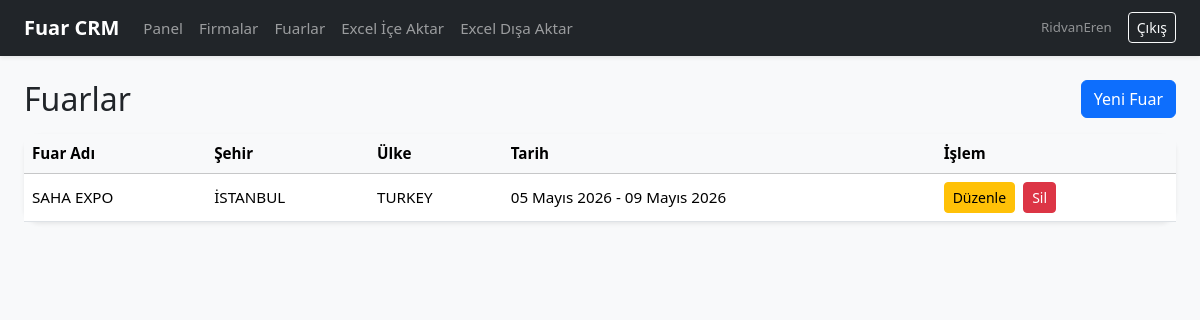
The page /fairs/ (signed in) on the database its author committed.
### crm/models.py (models this page shows, shortened)
class Fair(models.Model):
    name = models.CharField(max_length=255)
    city = models.CharField(max_length=100, blank=True)
    country = models.CharField(max_length=100, blank=True)
    start_date = models.DateField(null=True, blank=True)
    end_date = models.DateField(null=True, blank=True)
    organizer = models.CharField(max_length=255, blank=True)
    description = models.TextField(blank=True)
    class Meta:
        ordering = ['-start_date', 'name']

### crm/views.py (the view)
# urls.py: path('fairs/', FairListView.as_view(), name='fair_list'),
class FairListView(LoginRequiredMixin, ListView):
    model = Fair
    template_name = 'crm/fair_list.html'
    context_object_name = 'fairs'

### crm/templates/crm/fair_list.html
{% extends 'crm/base.html' %}
{% block content %}
<div class="d-flex justify-content-between align-items-center mb-3">
    <h2 class="mb-0">Fuarlar</h2>
    <a href="{% url 'fair_add' %}" class="btn btn-primary">Yeni Fuar</a>
</div>
<div class="card border-0 shadow-sm">
    <div class="table-responsive">
        <table class="table table-hover mb-0 align-middle">
            <thead class="table-light">
                <tr>
                    <th>Fuar Adı</th>
                    <th>Şehir</th>
                    <th>Ülke</th>
                    <th>Tarih</th>
                    <th>İşlem</th>
                </tr>
            </thead>
            <tbody>
                {% for fair in fairs %}
                <tr>
                    <td>{{ fair.name }}</td>
                    <td>{{ fair.city|default:'-' }}</td>
                    <td>{{ fair.country|default:'-' }}</td>
                    <td>{{ fair.start_date|default:'-' }} - {{ fair.end_date|default:'-' }}</td>
                    <td>
                        <div class="d-flex gap-2">
                            <a href="{% url 'fair_edit' fair.pk %}" class="btn btn-sm btn-warning">Düzenle</a>
                            <a href="{% url 'fair_delete' fair.pk %}" class="btn btn-sm btn-danger">Sil</a>
                        </div>
                    </td>
                </tr>
                {% empty %}
                <tr><td colspan="5" class="text-center py-4">Henüz fuar kaydı yok.</td></tr>
                {% endfor %}
            </tbody>
        </table>
    </div>
</div>
{% endblock %}

### crm/templates/crm/base.html (shortened to what this page needs)
<!doctype html>
<html lang="tr">
<head>
    <link href="https://cdn.jsdelivr.net/npm/bootstrap@5.3.3/dist/css/bootstrap.min.css" rel="stylesheet">
    <link href="/static/css/style.css" rel="stylesheet">
</head>
<body class="bg-light">
<nav class="navbar navbar-expand-lg navbar-dark bg-dark shadow-sm">
    <div class="container-fluid px-4">
        <a class="navbar-brand fw-semibold" href="{% url 'dashboard' %}">Fuar CRM</a>
        <div class="collapse navbar-collapse" id="navbarNav">
            <div class="navbar-nav">
                <a class="nav-link" href="{% url 'dashboard' %}">Panel</a>
                <a class="nav-link" href="{% url 'company_list' %}">Firmalar</a>
                <a class="nav-link" href="{% url 'fair_list' %}">Fuarlar</a>
                <a class="nav-link" href="{% url 'import_excel' %}">Excel İçe Aktar</a>
                <a class="nav-link" href="{% url 'export_excel' %}">Excel Dışa Aktar</a>
            </div>
            <div class="ms-auto d-flex align-items-center gap-3">
                {% if user.is_authenticated %}
                    <span class="text-white-50 small">{{ user.username }}</span>
                    <a class="btn btn-outline-light btn-sm" href="{% url 'logout' %}">Çıkış</a>
                {% endif %}
            </div>
        </div>
    </div>
</nav>
<div class="container-fluid px-4 py-4">
    {% block content %}{% endblock %}
</div>
</body>
</html>

### static/css/style.css (style rules this page uses)
body { font-size: 0.95rem; }
.card { border-radius: 16px; }
.table th, .table td { vertical-align: middle; }

### rows shown on the page
Fair: name "SAHA EXPO", city "İSTANBUL", country "TURKEY", start_date "05 Mayıs 2026", end_date "09 Mayıs 2026"

### other values the page prints
{{ user.username }} "RidvanEren"
